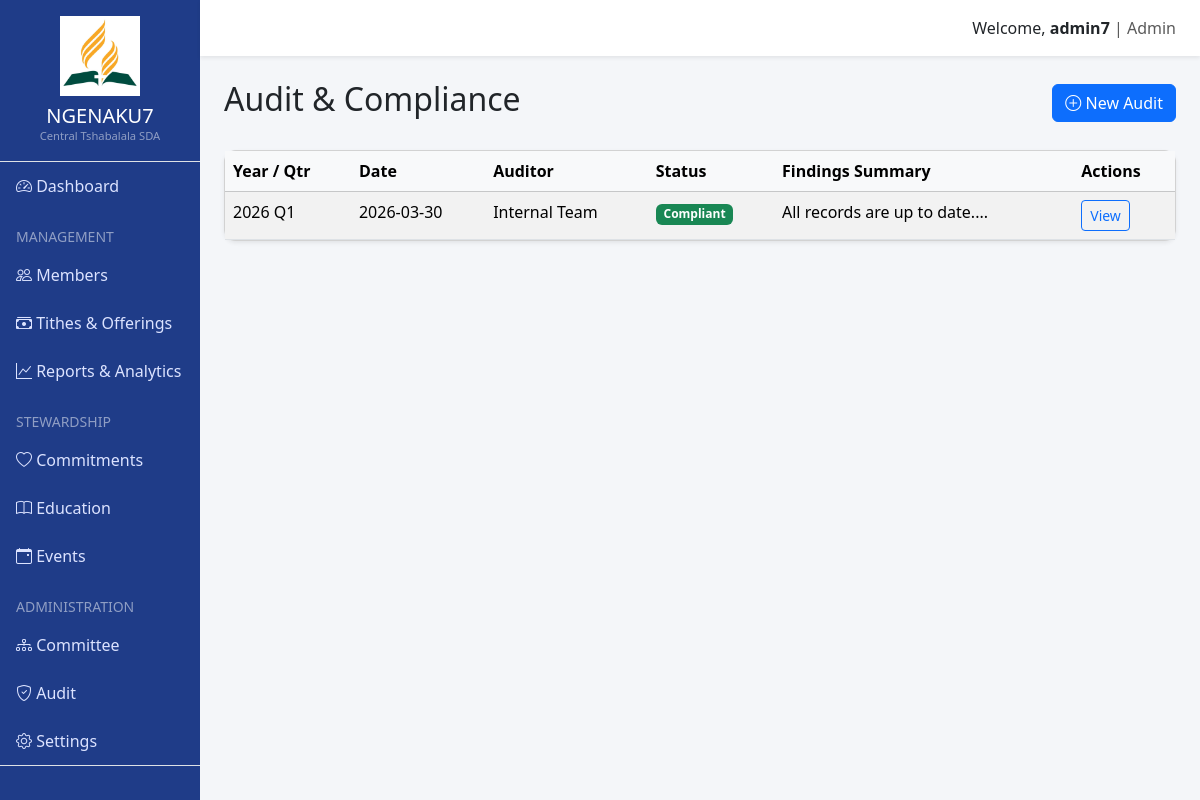
The app's page /stewardship/audit (signed in) with its own data.
### app/models/core.py (models this page shows, shortened)
class User(UserMixin, db.Model):
    id = db.Column(db.Integer, primary_key=True)
    username = db.Column(db.String(64), index=True, unique=True)
    email = db.Column(db.String(120), index=True, unique=True)
    password_hash = db.Column(db.String(128))
    role_id = db.Column(db.Integer, db.ForeignKey('role.id'))
    @property
    def is_admin(self):
        return self.role and self.role.name == 'Admin'
    @property
    def is_staff(self):
        return self.role and self.role.name in ['Admin', 'Director', 'Treasurer']

class Role(db.Model):
    id = db.Column(db.Integer, primary_key=True)
    name = db.Column(db.String(64), unique=True)
    permissions = db.Column(db.Integer)
    users = db.relationship('User', backref='role', lazy='dynamic')

### app/models/stewardship.py (models this page shows)
class Audit(db.Model):
    id = db.Column(db.Integer, primary_key=True)
    year = db.Column(db.Integer)
    quarter = db.Column(db.Integer) # 1, 2, 3, 4
    date = db.Column(db.Date)
    auditor = db.Column(db.String(128))
    status = db.Column(db.String(64)) # Scheduled, Pending, Completed, Compliant, Non-Compliant
    findings = db.Column(db.Text)
    recommendations = db.Column(db.Text)
    created_at = db.Column(db.DateTime, default=datetime.utcnow)

### app/routes/stewardship.py (the view)
@bp.route('/audit')
@login_required
def audit():
    audits = Audit.query.order_by(Audit.date.desc()).all()
    return render_template('stewardship/audit.html', audits=audits)

### app/models/core.py (called while the page is built)
@login_manager.user_loader
def load_user(id):
    return User.query.get(int(id))

### app/templates/stewardship/audit.html
{% extends "base.html" %}
{% block content %}
<div class="d-flex justify-content-between align-items-center mb-4">
    <h2>Audit & Compliance</h2>
    <a href="{{ url_for('stewardship.add_audit') }}" class="btn btn-primary"><i class="bi bi-plus-circle"></i> New
        Audit</a>
</div>
<div class="card shadow-sm">
    <div class="card-body p-0">
        <table class="table table-striped mb-0">
            <thead class="table-light">
                <tr>
                    <th>Year / Qtr</th>
                    <th>Date</th>
                    <th>Auditor</th>
                    <th>Status</th>
                    <th>Findings Summary</th>
                    <th>Actions</th>
                </tr>
            </thead>
            <tbody>
                {% for audit in audits %}
                <tr>
                    <td>{{ audit.year }} Q{{ audit.quarter }}</td>
                    <td>{{ audit.date.strftime('%Y-%m-%d') }}</td>
                    <td>{{ audit.auditor }}</td>
                    <td>
                        {% if audit.status == 'Compliant' %}
                        <span class="badge bg-success">{{ audit.status }}</span>
                        {% elif audit.status == 'Non-Compliant' %}
                        <span class="badge bg-danger">{{ audit.status }}</span>
                        {% elif audit.status == 'Completed' %}
                        <span class="badge bg-info">{{ audit.status }}</span>
                        {% else %}
                        <span class="badge bg-secondary">{{ audit.status }}</span>
                        {% endif %}
                    </td>
                    <td>{{ audit.findings[:50] }}...</td>
                    <td>
                        <a href="{{ url_for('stewardship.view_audit', id=audit.id) }}"
                            class="btn btn-sm btn-outline-primary">View</a>
                    </td>
                </tr>
                {% else %}
                <tr>
                    <td colspan="6" class="text-center">No audit records found.</td>
                </tr>
                {% endfor %}
            </tbody>
        </table>
    </div>
</div>
{% endblock %}

### app/templates/base.html (shortened to what this page needs)
<!DOCTYPE html>
<html lang="en">
<head>
    <link href="https://cdn.jsdelivr.net/npm/bootstrap@5.3.2/dist/css/bootstrap.min.css" rel="stylesheet">
    <link href="https://cdn.jsdelivr.net/npm/bootstrap-icons/font/bootstrap-icons.css" rel="stylesheet">
</head>
<body>
    <div class="container-fluid">
        <div class="row">
            {% if current_user.is_authenticated %}
            <div class="col-md-2 sidebar p-0">
                <div class="text-center py-3 border-bottom">
                    <img src="{{ url_for('static', filename='img/logo.png') }}" alt="SDA Logo" class="img-fluid mb-2"
                        style="max-height: 80px;">
                    <h5 class="m-0">NGENAKU7</h5>
                    <small class="d-block text-white-50" style="font-size: 0.7rem;">Central Tshabalala SDA</small>
                </div>
                <a href="{{ url_for('main.dashboard') }}"><i class="bi bi-speedometer2"></i> Dashboard</a>
                {% if current_user.is_staff %}
                <ul class="list-unstyled ps-3 small text-uppercase text-white-50 mt-3 mb-1">
                    <li>Management</li>
                </ul>
                <a href="{{ url_for('members.index') }}"><i class="bi bi-people"></i> Members</a>
                <a href="{{ url_for('finance.index') }}"><i class="bi bi-cash-stack"></i> Tithes & Offerings</a>
                <a href="{{ url_for('reports.index') }}"><i class="bi bi-graph-up"></i> Reports & Analytics</a>
                {% endif %}
                <ul class="list-unstyled ps-3 small text-uppercase text-white-50 mt-3 mb-1">
                    <li>Stewardship</li>
                </ul>
                <a href="{{ url_for('stewardship.commitments') }}"><i class="bi bi-heart"></i> Commitments</a>
                <a href="{{ url_for('stewardship.education') }}"><i class="bi bi-book"></i> Education</a>
                <a href="{{ url_for('stewardship.events') }}"><i class="bi bi-calendar-event"></i> Events</a>
                {% if current_user.is_admin or current_user.is_director %}
                <ul class="list-unstyled ps-3 small text-uppercase text-white-50 mt-3 mb-1">
                    <li>Administration</li>
                </ul>
                <a href="{{ url_for('stewardship.committee') }}"><i class="bi bi-diagram-3"></i> Committee</a>
                <a href="{{ url_for('stewardship.audit') }}"><i class="bi bi-shield-check"></i> Audit</a>
                <a href="{{ url_for('stewardship.settings') }}"><i class="bi bi-gear"></i> Settings</a>
                {% endif %}
                <div class="mt-auto pt-3 border-top border-white-50">
                    <a href="{{ url_for('auth.logout') }}" class="text-danger"><i class="bi bi-box-arrow-right"></i>
                        Logout</a>
                </div>
            </div>
            {% endif %}
            <div class="{{ 'col-md-10 p-0 main-content' if current_user.is_authenticated else 'col-12 p-0' }}">
                <nav class="navbar navbar-light shadow-sm px-4">
                    <span class="navbar-text ms-auto">
                        {% if current_user.is_authenticated %}
                        <a href="{{ url_for('main.profile') }}" class="text-decoration-none text-dark">
                            Welcome, <strong>{{ current_user.username }}</strong>
                        </a> | {{ current_user.role.name }}
                        {% else %}
                        <button type="button" class="btn btn-sm btn-outline-primary me-2" data-bs-toggle="modal"
                            data-bs-target="#loginModal">Login</button>
                        <button type="button" class="btn btn-sm btn-primary" data-bs-toggle="modal"
                            data-bs-target="#signupModal">Sign Up</button>
                        {% endif %}
                    </span>
                </nav>
                <div class="p-4">
                    {% block content %}{% endblock %}
                </div>
            </div>
        </div>
    </div>
</body>
</html>

### app/templates/base.html (style rules this page uses)
body { background-color: #f4f6f9; }
.sidebar { height: 100vh; background: #1f3c88; color: #fff; position: fixed; top: 0; left: 0; overflow-y: auto; }
.sidebar a { color: #dce3ff; text-decoration: none; display: block; padding: 12px 16px; }
.card { border-radius: 12px; }
.navbar { background: #ffffff; }
.main-content { margin-left: 16.66667%; transition: all 0.3s; }

### records on screen
User: username "admin7"
Role: role.name "Admin"
Audit: year "2026", quarter "1", date "2026-03-30", auditor "Internal Team", status "Compliant", findings "All records are up to date."
